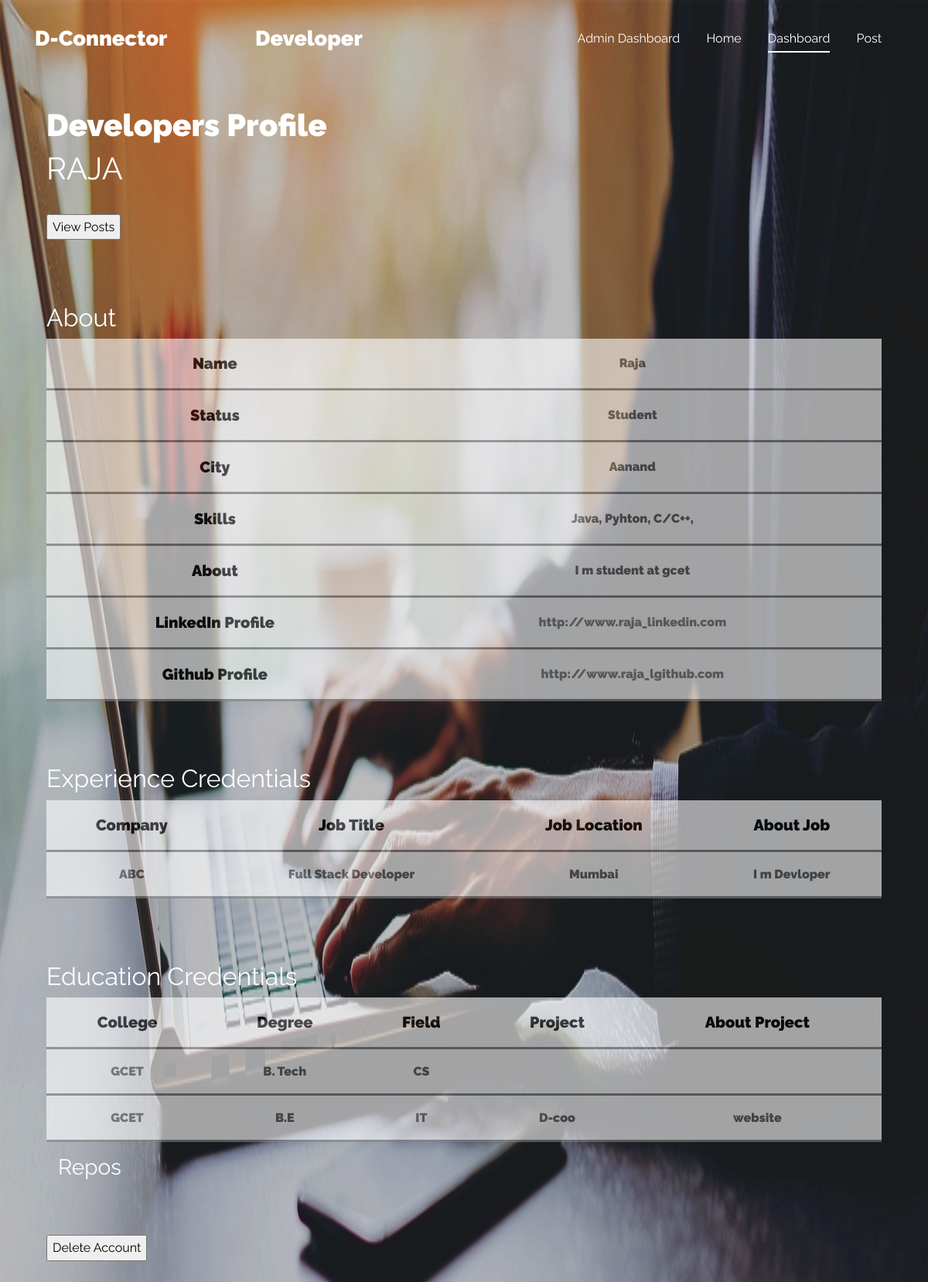
The app's page /show_profile.php?user_id=2 (signed in) with its own data.
### tables this page shows
CREATE TABLE `profile` (
  `User_Id` int(11) NOT NULL,
  `Name` varchar(20) NOT NULL,
  `Status` varchar(20) NOT NULL,
  `Company_Name` varchar(40) NOT NULL,
  `Comapny_Website` varchar(40) NOT NULL,
  `City` varchar(30) NOT NULL,
  `State` varchar(30) NOT NULL,
  `Skills` varchar(100) NOT NULL,
  `About_You` varchar(300) NOT NULL,
  `LinkedIn_Profile` varchar(50) NOT NULL,
  `Github_Profile` varchar(50) NOT NULL
);

CREATE TABLE `experience` (
  `User_Id` int(6) NOT NULL,
  `Company_Name` varchar(30) NOT NULL,
  `Job_Tittle` varchar(30) NOT NULL,
  `Job_Location` varchar(30) NOT NULL,
  `Job_starting_date` date NOT NULL,
  `Job_Ending_date` date NOT NULL,
  `About_job` varchar(1000) NOT NULL
);

CREATE TABLE `education` (
  `User_Id` int(6) NOT NULL,
  `College_Name` varchar(50) NOT NULL,
  `Degree` varchar(30) NOT NULL,
  `Feild` varchar(30) NOT NULL,
  `Starting_date` date NOT NULL,
  `Ending_Date` date NOT NULL,
  `Project_Title` varchar(30) NOT NULL,
  `About_Project` text NOT NULL
);

### show_profile.php (the view, shortened to what this page needs)
<?php
$servername="localhost";
    $username="root";
    $password="";
    $database="admin";
    $con= new mysqli($servername,$username,$password,$database);
?>
<!doctype html>
<html lang="en">
  <head>
    <link rel="stylesheet" href="fonts/icomoon/style.css">
    <link rel="stylesheet" href="fonts/brand/style.css">
    <link rel="stylesheet" href="css/bootstrap.min.css">
    <link rel="stylesheet" href="css/bootstrap-datepicker.css">
    <link rel="stylesheet" href="css/jquery.fancybox.min.css">
    <link rel="stylesheet" href="css/owl.carousel.min.css">
    <link rel="stylesheet" href="css/owl.theme.default.min.css">
    <link rel="stylesheet" href="css/aos.css">
    <link rel="stylesheet" href="css/style.css">
  </head>
  <body style="background-image: url('images/bj.jpg');
   background-repeat: no-repeat;
  background-attachment: fixed;
  background-size: 100% 100%;">
    <div class="site-wrap" id="home-section">
      <header class="site-navbar light site-navbar-target" role="banner">
        <div class="container">
          <div class="row align-items-center position-relative">
            <div class="col-3">
              <div class="site-logo">
                <a href="home.php"><strong>D-Connector</strong></a>
              </div>
            </div>
            <div class="col-3">
              <div class="site-logo">
                <a href="developers.php"><strong>Developer</strong></a>
              </div>
            </div>
            <div class="col-6  text-right">
              <nav class="site-navigation text-right ml-auto d-none d-lg-block" role="navigation">
                <ul class="site-menu main-menu js-clone-nav ml-auto ">
                <?php
                if($_SESSION['user']=='admin'){
                            echo '<li><a href="admin_dashboard.php" class="nav-link"><strong> Admin Dashboard</strong></a></li>';
                          }?>
                  <li><a href="home.php" class="nav-link"><strong>Home</strong></a></li>
                  <li class="active"><a href="dashboard.php" class="nav-link"><strong>Dashboard</strong></a></li>
                  <li><a href="post.php" class="nav-link"><strong>Post</strong></a></li>
                </ul>
              </nav>
            </div>
            <br><br>
        </div>
        <div class="container">
          <div class="row align-items-center position-relative">
            <br><br>
        </div>
        <div>
                <a href=""><h1 style="color:white; font-weight: 1000;"><strong>Developers Profile</strong></h1></a>
                <?php
                        $sql="Select Name from profile where User_Id=".$_GET['user_id'];
                        $result=$con->query($sql);
                        if ($result->num_rows>0) {
                            while ($row=$result->fetch_assoc()) {
                                echo '<h1 style="color:white;"><strong><bold>'.strtoupper($row['Name']).'</bold></strong></h3>';
                            }
                        }
                    ?>
                    <br>
                    <form action="<?php echo 'show_post.php?user_id='.$_GET['user_id'];?>" method="post">
                        <input type="submit" value="View Posts" name='posts'>
                    </form>
                    <br><br><br>
                    <div>
                        <h2 style="color:white; font-weigth:1000"><strong>About</strong></h2>
                        <table style="color:black">
                            <?php
                                $sql="select  `Name`, `Status`,`City`, `State`, `Skills`, `About_You`, `LinkedIn_Profile`, `Github_Profile` FROM `profile` WHERE  User_Id=".$_GET['user_id'];
                                $result=$con->query($sql);
                                while ($rows=$result->fetch_assoc()) {
                                    echo '<tr>';
                                    echo '<th style="font-weigth:bold;">Name</th>';
                                    echo '<td>'.$rows['Name'].'</td>';
                                    echo '</tr>';
                                    echo '<tr>';
                                    echo '<th style="font-weigth:bold;">Status</th>';
                                    echo '<td>'.$rows['Status'].'</td>';
                                    echo '</tr>';
                                    echo '<tr>';
                                    echo '<th style="font-weigth:bold;">City</th>';
                                    echo '<td>'.$rows['City'].'</td>';
                                    echo '</tr>';
                                    echo '<tr>';
                                    echo '<th style="font-weigth:bold;">Skills</th>';
                                    echo '<td>'.$rows['Skills'].'</td>';
                                    echo '</tr>';
                                    echo '<tr>';
                                    echo '<th style="font-weigth:bold;">About</th>';
                                    echo '<td>'.$rows['About_You'].'</td>';
                                    echo '</tr>';
                                    echo '<tr>';
                                    echo '<th style="font-weigth:bold;">LinkedIn Profile</th>';
                                    echo '<td><a style="color:grey" href="'.$rows['LinkedIn_Profile'].'">'.$rows['LinkedIn_Profile'].'</a></td>';
                                    echo '</tr>';
                                    echo '<th style="font-weigth:bold;">Github Profile</th>';
                                    echo '<td><a style="color:grey" href="'.$rows['Github_Profile'].'">'.$rows['Github_Profile'].'</a></td>';
                                }
                            ?>
                        </table>
                    </div>
                    <br><br><br>
                    <div>
                        <h2 style="color:white; font-weigth:1000"><strong>Experience Credentials</strong></h2>
                        <table style="color:black">
                            <tr style="font-weigth:bold;">
                                <th>Company</th>
                                <th>Job Title</th>
                                <th>Job Location</th>
                                <th>About Job</th>
                            </tr>
                            <?php
                                $sql="select `Company_Name`, `Job_Tittle`, `Job_Location`,`About_job` FROM `experience` WHERE User_Id=".$_GET['user_id'];
                                $result=$con->query($sql);
                                while ($rows=$result->fetch_assoc()) {
                                    echo '<tr>';
                                    echo '<td>'.$rows['Company_Name'].'</td>';
                                    echo '<td>'.$rows['Job_Tittle'].'</td>';
                                    echo '<td>'.$rows['Job_Location'].'</td>';
                                    echo '<td>'.$rows['About_job'].'</td>';
                                    echo '</tr>';
                                }
                            ?>
                        </table>
                    </div>
                    <br><br><br>
                    <div>
                        <h2 style="color:white; font-weigth:1000"><strong>Education Credentials</strong></h2>
                        <table style="color:black">
                            <tr style="font-weigth:bold;">
                                <th>College</th>
                                <th>Degree</th>
                                <th>Field</th>
                                <th>Project</th>
                                <th>About Project</th>
                            </tr>
                            <?php
                                $sql="select `College_Name`, `Degree`, `Feild`,`Project_Title`, `About_Project` FROM `education` WHERE User_Id=".$_GET['user_id'];
                                $result=$con->query($sql);
                                while ($rows=$result->fetch_assoc()) {
                                    echo '<tr>';
                                    echo '<td>'.$rows['College_Name'].'</td>';
                                    echo '<td>'.$rows['Degree'].'</td>';
                                    echo '<td>'.$rows['Feild'].'</td>';
                                    echo '<td>'.$rows['Project_Title'].'</td>';
                                    echo '<td>'.$rows['About_Project'].'</td>';
                                    echo '</tr>';
                                }
                            ?>
                        </table>
                    </div>
                        <div class="container">
                                    <div id="list">
                                     <h3 style="color:White;"> <strong>Repos</strong> </h3>
                         </div>
                     </div>
                     <br><br>
                    <form action="<?php echo htmlspecialchars($_SERVER['PHP_SELF']);?>" method="post">
                        <input type="submit" value="Delete Account" name='delete_account'>
                    </form>
                    <br><br><br>
                    <br><br>              </div>
          </div>
      </header>
    </div>
  </body>
</html>

### css/style.css (style rules this page uses)
html { overflow-x: hidden; }
body { line-height: 1.7; color: #364d59 !important; font-weight: 300; font-size: 1rem; background: #fff; }
a { -webkit-transition: .3s all ease; -o-transition: .3s all ease; transition: .3s all ease; text-decoration: none; }
h1, h2, h3, h4, h5, .h1, .h2, .h3, .h4, .h5 { font-weight: 300; color: #364d59; }
.site-navbar { margin-bottom: 0px; z-index: 9; position: absolute; top: 0; width: 100%; padding: 1rem; }
.site-navbar .site-logo { margin: 0; padding: 0; font-size: 1.7rem; }
.site-navbar .site-logo strong { font-weight: 900; }
.site-navbar .site-logo a { color: #000; }
.site-navbar .site-navigation .site-menu { margin: 0; padding: 0; margin-bottom: 0; }
.site-navbar .site-navigation .site-menu .active { color: #0779e4 !important; }
.site-navbar .site-navigation .site-menu a { text-decoration: none !important; display: inline-block; }
.site-navbar .site-navigation .site-menu > li { display: inline-block; }
.site-navbar .site-navigation .site-menu > li > a { margin-left: 15px; margin-right: 15px; padding: 20px 0px; color: rgba(0, 0, 0, 0.7); display: inline-block; text-decoration: none !important; }
.site-navbar .site-navigation .site-menu > li.active > a { color: #fff; position: relative; }
.site-navbar .site-navigation .site-menu > li.active > a:before { content: ""; position: absolute; bottom: 15px; left: 0; right: 0; height: 2px; background: #fff; }
.site-navbar.light a { color: #fff; }
.site-navbar.light .site-menu li a { color: #fff; }

### show_profile.php (style rules this page uses)
table, td, th { padding: 15px; border-bottom: 3px solid grey; }
table { width: 100%;background-color: #ffffff; opacity: 0.6; }
th { height: 50px; text-align: center; font-size: 20px; font-weight: 1000; }
td { text-align: center; font-size: 16px; font-weight: 1000; color: #5f5f5f; }

### records on screen
profile: Name "RAJA", Name "Raja", Status "Student", City "Aanand", Skills "Java, Pyhton, C/C++,", About_You "I m student at gcet", LinkedIn_Profile "http://www.raja_linkedin.com", Github_Profile "http://www.raja_lgithub.com"
experience: Company_Name "ABC", Job_Tittle "Full Stack Developer", Job_Location "Mumbai", About_job "I m Devloper"
education: College_Name "GCET", Degree "B. Tech", Feild "CS"
education: College_Name "GCET", Degree "B.E", Feild "IT", Project_Title "D-coo", About_Project "website"
